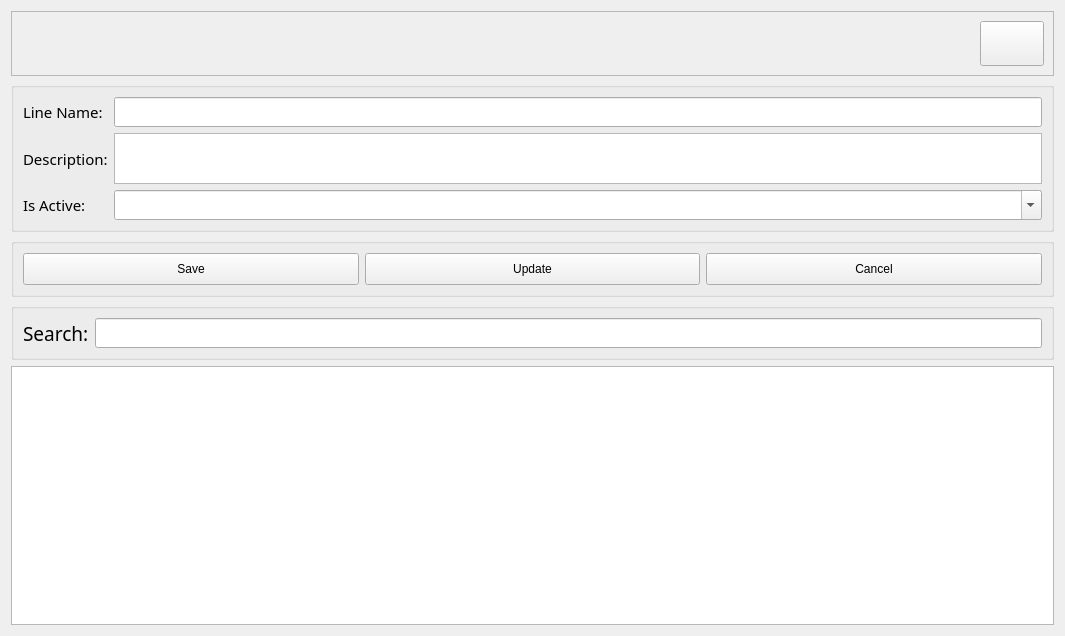
<?xml version="1.0" encoding="UTF-8"?>
<ui version="4.0">
 <class>Form</class>
 <widget class="QWidget" name="Form">
  <property name="geometry">
   <rect>
    <x>0</x>
    <y>0</y>
    <width>1065</width>
    <height>636</height>
   </rect>
  </property>
  <property name="windowTitle">
   <string>Form</string>
  </property>
  <layout class="QGridLayout" name="gridLayout_2">
   <item row="1" column="0">
    <widget class="QGroupBox" name="groupBox">
     <property name="sizePolicy">
      <sizepolicy hsizetype="Preferred" vsizetype="Preferred">
       <horstretch>0</horstretch>
       <verstretch>0</verstretch>
      </sizepolicy>
     </property>
     <property name="minimumSize">
      <size>
       <width>0</width>
       <height>0</height>
      </size>
     </property>
     <property name="maximumSize">
      <size>
       <width>16777215</width>
       <height>150</height>
      </size>
     </property>
     <property name="styleSheet">
      <string notr="true"/>
     </property>
     <property name="title">
      <string/>
     </property>
     <property name="flat">
      <bool>false</bool>
     </property>
     <layout class="QGridLayout" name="gridLayout">
      <item row="1" column="2" colspan="3">
       <widget class="QLineEdit" name="input_line_name">
        <property name="sizePolicy">
         <sizepolicy hsizetype="Expanding" vsizetype="Fixed">
          <horstretch>0</horstretch>
          <verstretch>0</verstretch>
         </sizepolicy>
        </property>
        <property name="font">
         <font>
          <family>Century Gothic</family>
          <pointsize>11</pointsize>
         </font>
        </property>
       </widget>
      </item>
      <item row="1" column="0">
       <widget class="QLabel" name="label">
        <property name="sizePolicy">
         <sizepolicy hsizetype="Fixed" vsizetype="Preferred">
          <horstretch>0</horstretch>
          <verstretch>0</verstretch>
         </sizepolicy>
        </property>
        <property name="font">
         <font>
          <family>Century Gothic</family>
          <pointsize>11</pointsize>
         </font>
        </property>
        <property name="text">
         <string>Line Name:</string>
        </property>
       </widget>
      </item>
      <item row="3" column="0">
       <widget class="QLabel" name="label_3">
        <property name="sizePolicy">
         <sizepolicy hsizetype="Fixed" vsizetype="Preferred">
          <horstretch>0</horstretch>
          <verstretch>0</verstretch>
         </sizepolicy>
        </property>
        <property name="font">
         <font>
          <family>Century Gothic</family>
          <pointsize>11</pointsize>
         </font>
        </property>
        <property name="text">
         <string>Is Active:</string>
        </property>
       </widget>
      </item>
      <item row="2" column="0">
       <widget class="QLabel" name="label_4">
        <property name="font">
         <font>
          <family>Century Gothic</family>
          <pointsize>11</pointsize>
         </font>
        </property>
        <property name="text">
         <string>Description:</string>
        </property>
       </widget>
      </item>
      <item row="2" column="2" colspan="3">
       <widget class="QTextEdit" name="input_description">
        <property name="font">
         <font>
          <family>Century Gothic</family>
          <pointsize>11</pointsize>
         </font>
        </property>
       </widget>
      </item>
      <item row="3" column="2" colspan="3">
       <widget class="QComboBox" name="cbo_is_active">
        <property name="sizePolicy">
         <sizepolicy hsizetype="Preferred" vsizetype="Fixed">
          <horstretch>0</horstretch>
          <verstretch>0</verstretch>
         </sizepolicy>
        </property>
        <property name="font">
         <font>
          <family>Century Gothic</family>
          <pointsize>11</pointsize>
         </font>
        </property>
        <property name="editable">
         <bool>true</bool>
        </property>
       </widget>
      </item>
     </layout>
    </widget>
   </item>
   <item row="4" column="0">
    <widget class="QTableWidget" name="tableWidget">
     <property name="sizePolicy">
      <sizepolicy hsizetype="Expanding" vsizetype="Expanding">
       <horstretch>0</horstretch>
       <verstretch>0</verstretch>
      </sizepolicy>
     </property>
     <property name="minimumSize">
      <size>
       <width>0</width>
       <height>0</height>
      </size>
     </property>
    </widget>
   </item>
   <item row="2" column="0">
    <widget class="QGroupBox" name="groupBox_2">
     <property name="sizePolicy">
      <sizepolicy hsizetype="Preferred" vsizetype="Fixed">
       <horstretch>0</horstretch>
       <verstretch>0</verstretch>
      </sizepolicy>
     </property>
     <property name="minimumSize">
      <size>
       <width>0</width>
       <height>0</height>
      </size>
     </property>
     <property name="styleSheet">
      <string notr="true"/>
     </property>
     <property name="title">
      <string/>
     </property>
     <layout class="QGridLayout" name="gridLayout_5">
      <item row="0" column="0">
       <widget class="QPushButton" name="btn_save">
        <property name="sizePolicy">
         <sizepolicy hsizetype="Minimum" vsizetype="Expanding">
          <horstretch>0</horstretch>
          <verstretch>0</verstretch>
         </sizepolicy>
        </property>
        <property name="minimumSize">
         <size>
          <width>0</width>
          <height>32</height>
         </size>
        </property>
        <property name="text">
         <string>Save</string>
        </property>
       </widget>
      </item>
      <item row="0" column="1">
       <widget class="QPushButton" name="btn_update">
        <property name="sizePolicy">
         <sizepolicy hsizetype="Minimum" vsizetype="Expanding">
          <horstretch>0</horstretch>
          <verstretch>0</verstretch>
         </sizepolicy>
        </property>
        <property name="minimumSize">
         <size>
          <width>0</width>
          <height>32</height>
         </size>
        </property>
        <property name="text">
         <string>Update</string>
        </property>
       </widget>
      </item>
      <item row="0" column="2">
       <widget class="QPushButton" name="btn_cancel">
        <property name="sizePolicy">
         <sizepolicy hsizetype="Minimum" vsizetype="Expanding">
          <horstretch>0</horstretch>
          <verstretch>0</verstretch>
         </sizepolicy>
        </property>
        <property name="minimumSize">
         <size>
          <width>0</width>
          <height>32</height>
         </size>
        </property>
        <property name="text">
         <string>Cancel</string>
        </property>
       </widget>
      </item>
     </layout>
    </widget>
   </item>
   <item row="3" column="0">
    <widget class="QGroupBox" name="groupBox_3">
     <property name="sizePolicy">
      <sizepolicy hsizetype="Preferred" vsizetype="Preferred">
       <horstretch>0</horstretch>
       <verstretch>0</verstretch>
      </sizepolicy>
     </property>
     <property name="minimumSize">
      <size>
       <width>0</width>
       <height>0</height>
      </size>
     </property>
     <property name="styleSheet">
      <string notr="true"/>
     </property>
     <property name="title">
      <string/>
     </property>
     <layout class="QGridLayout" name="gridLayout_6">
      <item row="0" column="0">
       <widget class="QLabel" name="label_6">
        <property name="font">
         <font>
          <family>Century Gothic</family>
          <pointsize>14</pointsize>
         </font>
        </property>
        <property name="text">
         <string>Search:</string>
        </property>
       </widget>
      </item>
      <item row="0" column="1">
       <widget class="QLineEdit" name="input_search">
        <property name="sizePolicy">
         <sizepolicy hsizetype="Expanding" vsizetype="Fixed">
          <horstretch>0</horstretch>
          <verstretch>0</verstretch>
         </sizepolicy>
        </property>
        <property name="font">
         <font>
          <family>Century Gothic</family>
          <pointsize>11</pointsize>
         </font>
        </property>
       </widget>
      </item>
     </layout>
    </widget>
   </item>
   <item row="0" column="0">
    <widget class="QFrame" name="bar_information">
     <property name="minimumSize">
      <size>
       <width>0</width>
       <height>0</height>
      </size>
     </property>
     <property name="frameShape">
      <enum>QFrame::StyledPanel</enum>
     </property>
     <property name="frameShadow">
      <enum>QFrame::Raised</enum>
     </property>
     <layout class="QGridLayout" name="gridLayout_7">
      <property name="bottomMargin">
       <number>9</number>
      </property>
      <property name="horizontalSpacing">
       <number>6</number>
      </property>
      <item row="0" column="0">
       <widget class="QLabel" name="label_user_name">
        <property name="font">
         <font>
          <family>Century Gothic</family>
          <pointsize>12</pointsize>
         </font>
        </property>
        <property name="text">
         <string/>
        </property>
        <property name="alignment">
         <set>Qt::AlignLeading|Qt::AlignLeft|Qt::AlignVCenter</set>
        </property>
       </widget>
      </item>
      <item row="0" column="1">
       <widget class="QLabel" name="label_user_role">
        <property name="font">
         <font>
          <family>Century Gothic</family>
          <pointsize>12</pointsize>
         </font>
        </property>
        <property name="text">
         <string/>
        </property>
       </widget>
      </item>
      <item row="0" column="2">
       <widget class="QPushButton" name="btn_close">
        <property name="minimumSize">
         <size>
          <width>64</width>
          <height>45</height>
         </size>
        </property>
        <property name="maximumSize">
         <size>
          <width>64</width>
          <height>45</height>
         </size>
        </property>
        <property name="text">
         <string/>
        </property>
        <property name="icon">
         <iconset>
          <normaloff>../assets/Images/IMG-LogOut.png</normaloff>../assets/Images/IMG-LogOut.png</iconset>
        </property>
        <property name="iconSize">
         <size>
          <width>32</width>
          <height>32</height>
         </size>
        </property>
       </widget>
      </item>
     </layout>
    </widget>
   </item>
  </layout>
 </widget>
 <resources/>
 <connections/>
</ui>
